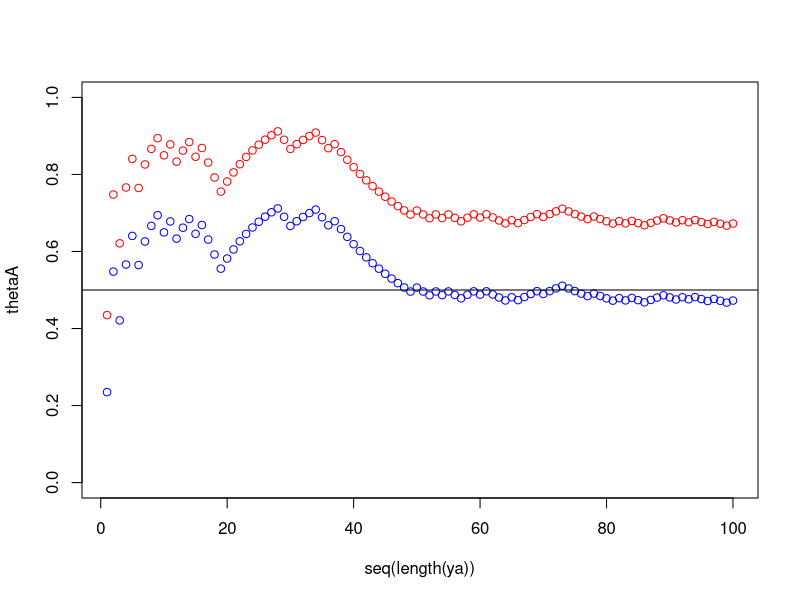

This chart was generated by the following R code:
set.seed(123)

nData <- 1e2
trueThetaA <- 0.5
trueThetaB <- 0.3
na <- nb <- 1
gridSize <- 1e3
K <- 1 / gridSize # precision K
shape1 <- shape2 <- 0.18
esMin <- 0.2 # delta, assmued to be between (0, 1)

ya <- rbinom(nData, na, trueThetaA)
yb <- rbinom(nData, nb, trueThetaB)

rhoGrid <- seq(K / (1 - esMin), 1 - K, length.out = gridSize)
# rhoGridDensity <- stats::dbeta(x = rhoGrid, shape1, shape2)

# prepare prob. grid = rhoGrid * (1 - esMin)
thetaAgrid <- rhoGrid * (1 - esMin)

# prior density for thetaA at each grid points with normalization
# rho = thetaA / (1 - esMin) ~ Beta(shape1, shape2)
thetaADensity <- stats::dbeta(rhoGrid, shape1, shape2)
thetaADensity <- thetaADensity / sum(thetaADensity)

likelihoodBernoulli <- function(x, theta) {
  # Use log and exp to avoid underflow/overflow
  loglikelihood <- x * log(theta) + (1 - x) * log(1 - theta)
  return(exp(loglikelihood))
}

thetaB <- thetaA <- rep(0.5, length(ya))

for (i in 1:length(ya)) {
  # thetaADensity is the prior density, gets updated at each iteration
  # calculate likelihood times prior
  likelihoodTimesPrior <- likelihoodBernoulli(ya[i], thetaAgrid) * thetaADensity

  # update posterior density
  thetaADensity <- likelihoodTimesPrior / sum(likelihoodTimesPrior)

  # prediction for theta
  thetaA[i] <- thetaAgrid %*% thetaADensity
}


thetaB <- thetaA + esMin


plot(seq(length(ya)), thetaA, col = "blue", ylim = c(0, 1))
points(seq(length(ya)), thetaB, col = "red")
abline(h = trueThetaA)

